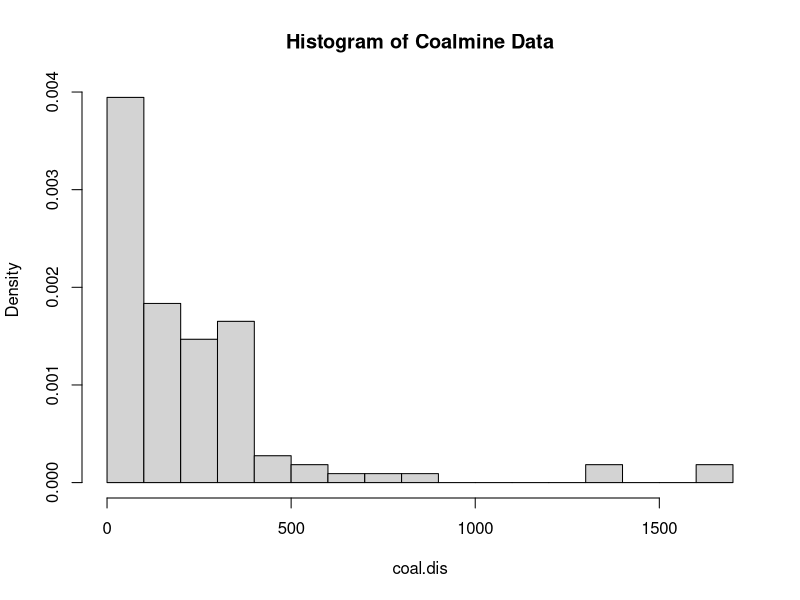
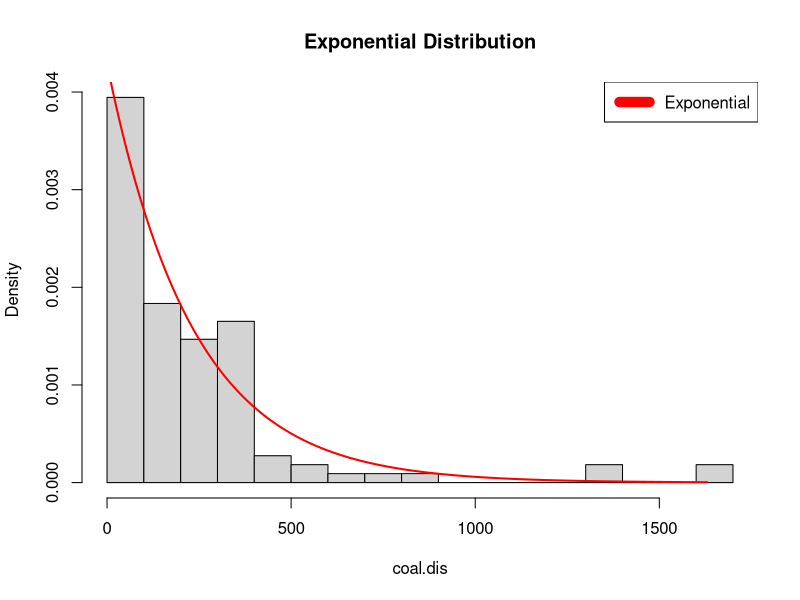
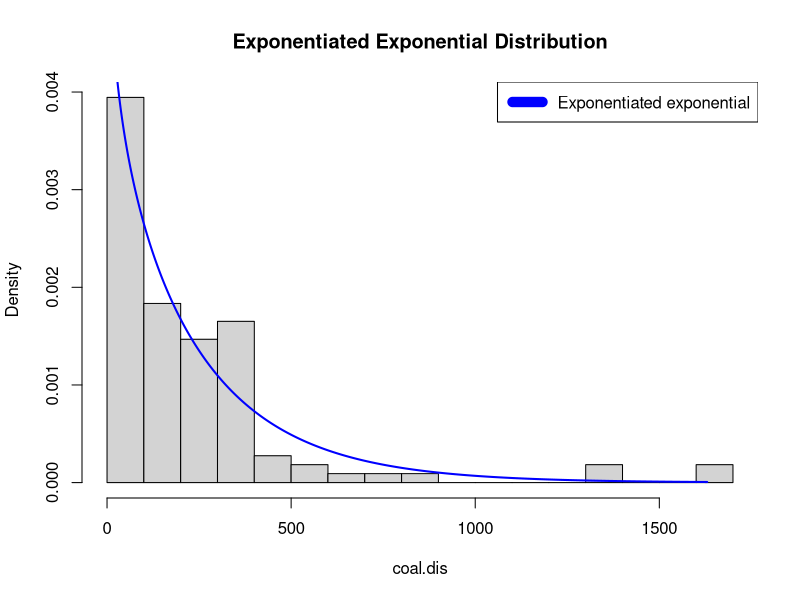
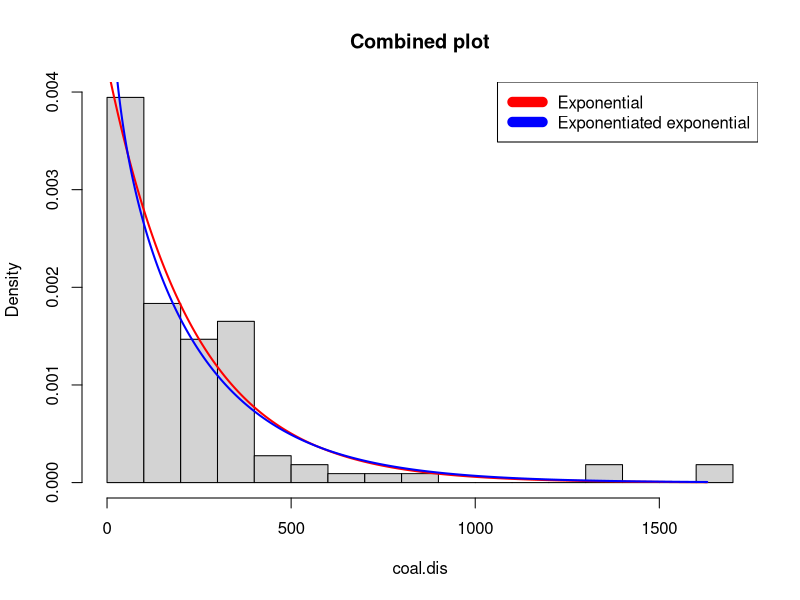
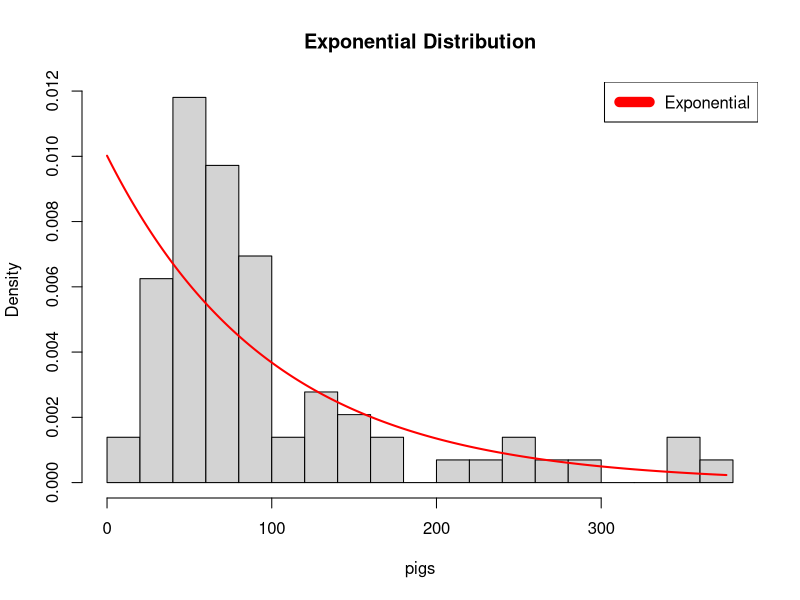
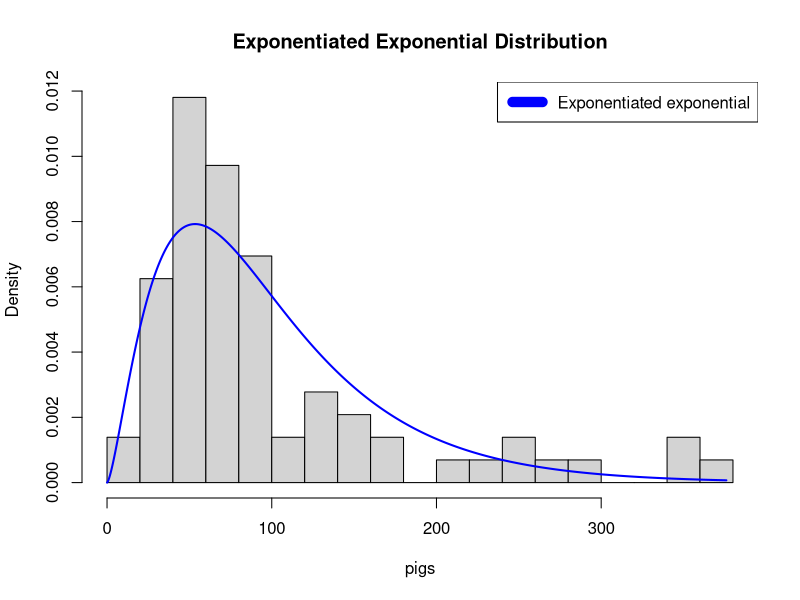
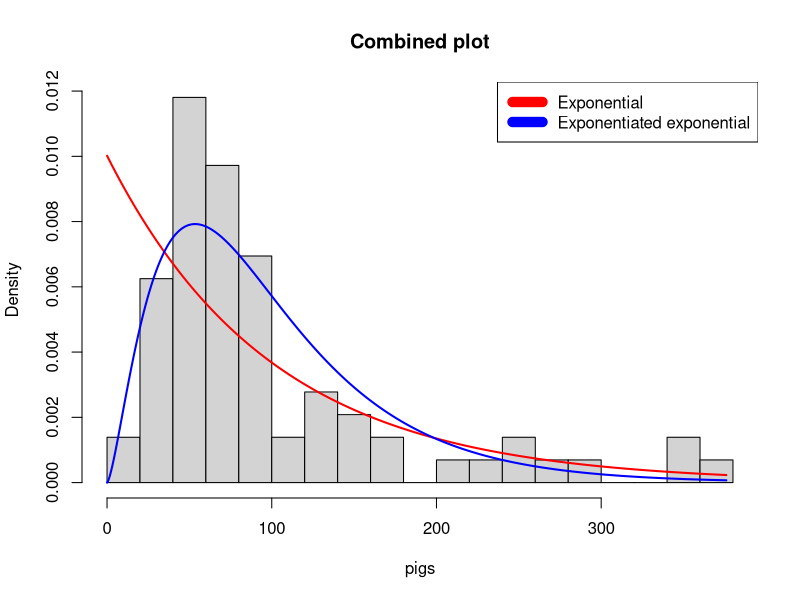

These figures' R source, in order:
########################### Maximum Likelihood Estimation #############################

rm(list=ls())
library(MASS)
library(stats4)


################# Coalmine Dataset #####################

coal.dis=c(1 ,4 ,4, 7 ,11, 13 ,15, 15 ,17 ,18, 19 ,19 ,20 ,20 ,22 ,23 ,28 ,29, 31, 32, 36 ,37 ,47 ,48, 49 ,50 ,54 ,54, 55, 59, 59 ,61, 61,
66, 72, 72 ,75, 78, 78, 81, 93 ,96 ,99 ,108 ,113 ,114 ,120 ,120 ,120 ,123 ,124 ,129, 131 ,137 ,145, 151, 156, 171,
176 ,182 ,188 ,189 ,195 ,203, 208, 215, 217 ,217 ,217 ,224, 228 ,233, 255 ,271, 275, 275 ,275 ,286 ,291, 312,
312 ,312, 315, 326, 326 ,329, 330, 336, 338, 345, 348, 354, 361, 364 ,369, 378 ,390, 457 ,467 ,498 ,517 ,566,
644, 745, 871, 1312, 1357, 1613, 1630)

hist(coal.dis,breaks=15,prob=TRUE, main = "Histogram of Coalmine Data")
summary(coal.dis)
var(coal.dis)

Exp=fitdistr(coal.dis,"exponential")
pa=as.vector(Exp$estimate);pa
l_exp = logLik(Exp)[1];l_exp

EE=function(alp,lam)
{
	x=coal.dis
	a1=sum((alp-1)*log(1-exp(-lam*x),base=exp(1)))
	-(length(x)*log(alp*lam)-lam*sum(x)+a1)
}
s=mle(EE,start=list(alp=5,lam=5))
pa3=as.vector(coef(s));pa3
l_ee = logLik(s)[1];l_ee

p1=ks.test(coal.dis,"pexp",0.00429)

pEE=function(x,alp,lam)
{
	(1-exp(-lam*x))^alp
}

p2=ks.test(coal.dis,"pEE",coef(s)[1],coef(s)[2])


# Exponential distribution
hist(coal.dis,breaks=15,prob=TRUE, main = "Exponential Distribution")
s=seq(0,max(coal.dis),length=10000)
lamb_hat_e = pa[1]
ed = lamb_hat_e*exp(-1*lamb_hat_e*s)
lines(s,ed,col="red",lwd=2)
legend("topright", c("Exponential"), col=c("red"), lwd=10)

########### Exponentiated exponential distribution ########### 
hist(coal.dis,breaks=15,prob=TRUE, main = "Exponentiated Exponential Distribution")
s=seq(0,max(coal.dis),length=10000)
alph_hat=pa3[1]
lamb_hat=pa3[2]
eed = lamb_hat*alph_hat*(1-exp(-1*lamb_hat*s))^(alph_hat-1)*exp(-1*lamb_hat*s)
lines(s,eed,col="blue",lwd=2)
legend("topright", c("Exponentiated exponential"), col=c("blue"), lwd=10)

# Combined plot
hist(coal.dis,breaks=15,prob=TRUE, main = "Combined plot")
s=seq(0,max(coal.dis),length=10000)
lines(s,ed,col="red",lwd=2)
lines(s,eed,col="blue",lwd=2)
legend("topright", c("Exponential", "Exponentiated exponential"), col=c("red", "blue"), lwd=10)

#------Table
Dist=c("Exponential","Exponentiated exponential")
par1=c(pa[1],pa3[1])
par2=c(pa[2],pa3[2])
Likelihood=c(l_exp,l_ee)
p_value=c(p1$p.value,p2$p.value)
cbind(Dist,par1,par2,Likelihood,p_value)

################# Guinea Pigs Dataset #####################

pigs = c(12,15,22,24,24,32,32,33,34,38,38,43,44,48,52,53,54,54,55,56,57,58,58,59,60,60,60,60,61,62,63,65,65,67,68,70,70,72,73,75,76,76,81,83,84,85,87,91,95,96,98,99,109,110,121,127,129,131,143,146,146,175,175,211,233,258,258,263,297,341,341,376)

summary(pigs)
sd(pigs)
############# Exponential Distribution #############
Exp=fitdistr(pigs,"exponential")
pa=as.vector(Exp$estimate);pa
l_exp = logLik(Exp)[1];l_exp

############# Exponentiated exponential Distribution #############
EE=function(alp,lam)
{
  x=pigs
  a1=sum((alp-1)*log(1-exp(-lam*x),base=exp(1)))
  -(length(x)*log(alp*lam)-lam*sum(x)+a1)
  
}
s=mle(EE,start=list(alp=5,lam=5))
pa1=as.vector(coef(s));pa1
l_ee = logLik(s)[1];l_ee

############ Kolmogorov-Smirnov Tests ################

p1=ks.test(pigs,"pexp",0.01001809)

pEE=function(x,alp,lam)
{
  (1-exp(-lam*x))^alp
}

p2=ks.test(pigs,"pEE",pa1[1],pa1[2])

############### Histogram ##################

# Exponential distribution
hist(pigs,breaks=15,prob=TRUE, main = "Exponential Distribution")
s=seq(0,max(pigs),length=10000)
lamb_hat_e = pa[1]
ed = lamb_hat_e*exp(-1*lamb_hat_e*s)
lines(s,ed,col="red",lwd=2)
legend("topright", c("Exponential"), col=c("red"), lwd=10)

#Exponentiated exponential distribution
hist(pigs,breaks=15,prob=TRUE, main = "Exponentiated Exponential Distribution")
s=seq(0,max(pigs),length=10000)
alph_hat=pa1[1]
lamb_hat=pa1[2]
eed = lamb_hat*alph_hat*(1-exp(-1*lamb_hat*s))^(alph_hat-1)*exp(-1*lamb_hat*s)
lines(s,eed,col="blue",lwd=2)
legend("topright", c("Exponentiated exponential"), col=c("blue"), lwd=10)


# Combined plot
hist(pigs,breaks=15,prob=TRUE, main = "Combined plot")
s=seq(0,max(pigs),length=10000)
lines(s,ed,col="red",lwd=2)
lines(s,eed,col="blue",lwd=2)
legend("topright", c("Exponential", "Exponentiated exponential"), col=c("red", "blue"), lwd=10)

#------Table
Dist=c("Exponential","Exponentiated exponential")
par1=c(pa[1],pa1[1])
par2=c(pa[2],pa1[2])
Likelihood=c(l_exp,l_ee)
p_value=c(p1$p.value,p2$p.value)
cbind(Dist,par1,par2,Likelihood,p_value)

################################ END OF SESSION ###############################



	
